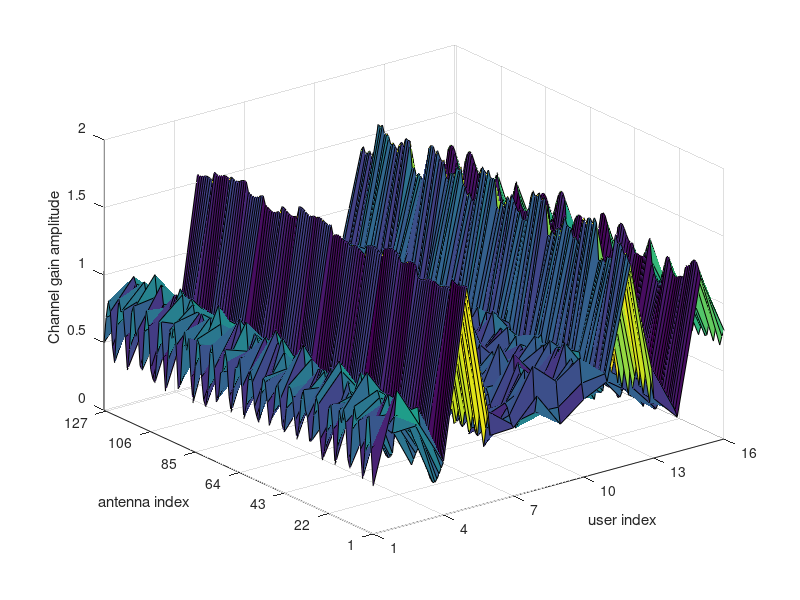
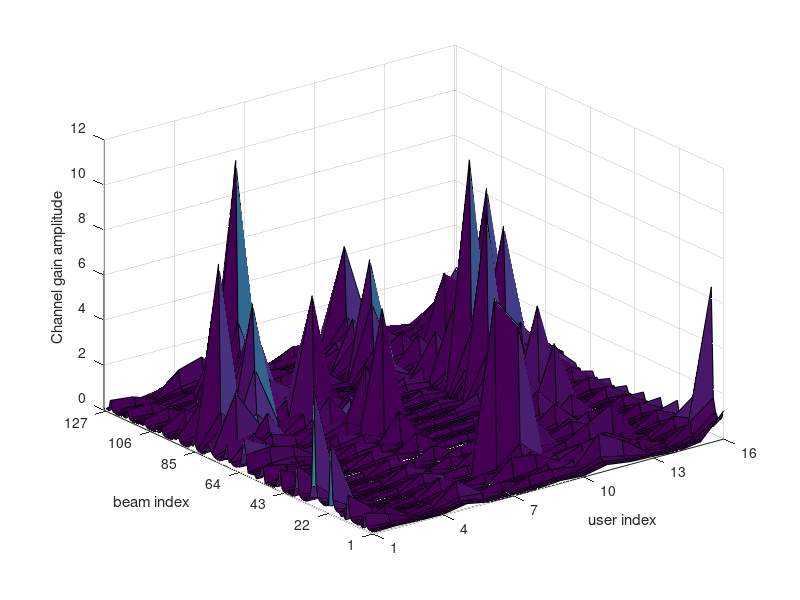
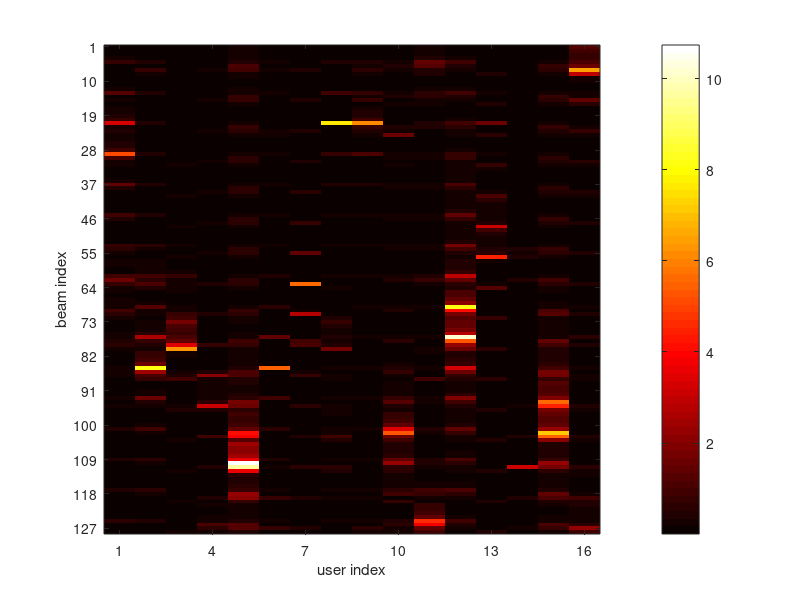
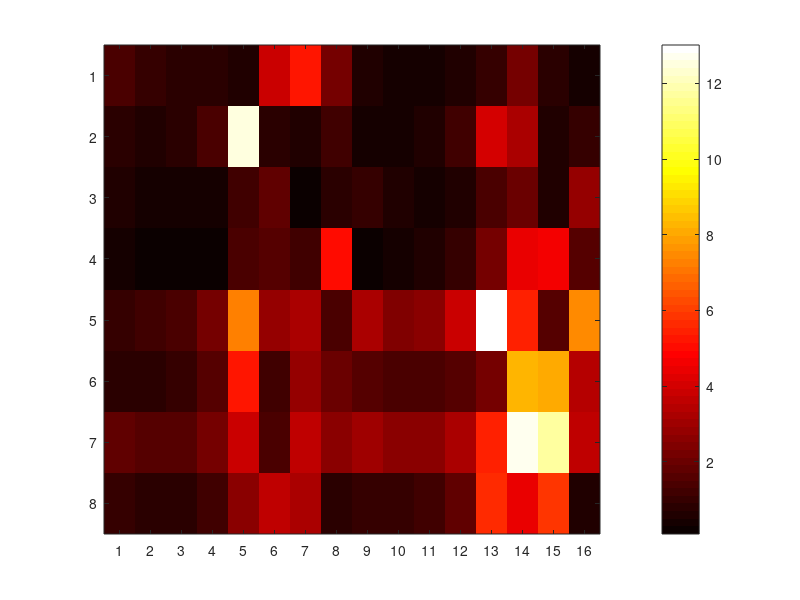

Reproduce these figures in MATLAB, in order. (Note: this script raises an error after producing the figures.)
%UPA_DLA_Beamspace
clear;close all;clc;

% parameters settings
Nx = 16;   % TX antenna nums
Ny = 8;    % TX antenna nums
K = 16;    % user nums
L = 2;     % NLOS path nums
%SNR = 30; % SNR in dB
var = [1, 0.01, 0.01]; % channel attenuation

N = Nx*Ny;
% original channel matrix
H = zeros(N, K);

% set Only LOS components
%L = 0;

for k=1:K
    % random distribution of channel parameters
    theta_a = rand(1, L+1)-0.5;      % azimuth cos(0-180)
    %theta_e = rand(1, L+1)-0.5;
    theta_e = rand(1, L+1)*(-1*0.5); % elevation cos(90-180)
    
    beta = sqrt(var/2).*(randn(1, L+1) +1i*randn(1, L+1));
    % array steering vector
    a_a = exp(-2*1i*pi*theta_a'*((0:Nx-1)-(Nx-1)/2))';
    a_e = exp(-2*1i*pi*theta_e'*((0:Ny-1)-(Ny-1)/2))';
    
    h_k = zeros(N, 1);
    for l=1:L+1
        a(:,l) = kron(a_a(:,l), a_e(:,l));
        h_k = h_k + kron(beta(:,l), a(:,l));
    end
    H(:, k) = h_k;

end

%disp(H);
%save('ori_H.mat', 'H')
figure(1);
[X, Y] = meshgrid(1:K, 1:N); % x and y in reverse
surf(X, Y, abs(H));
xlim([1,K]);
ylim([1,N]);
%axis auto;
set(gca, 'xtick', 1:3:K);
set(gca, 'ytick', 1:21:N);
xlabel('user index');
ylabel('antenna index');
zlabel('Channel gain amplitude');
%saveas(gcf,'ori_channel.eps', 'psc2');

% construct U matrix for beamspace
theta_b1 = ((1:Nx)-(Nx+1)/2)/Nx;
theta_b2 = ((1:Ny)-(Ny+1)/2)/Ny;
for n=1:Nx
    b_aa = exp(-2*1i*pi*theta_b1(n)*((0:Nx-1)-(Nx-1)/2))';
    U_a(:, n) = sqrt(1/Nx)*b_aa;
end

for n=1:Ny
    b_ae = exp(-2*1i*pi*theta_b2(n)*((0:Ny-1)-(Ny-1)/2))';
    U_e(:, n) = sqrt(1/Ny)*b_ae;
end

% beamspace channel matrix
U = kron(U_a, U_e);
H_b = U*H;


figure(2);
surf(X, Y, abs(H_b));
xlim([1,K]);
ylim([1,N]);
%axis auto;
set(gca, 'xtick', 1:3:K);
set(gca, 'ytick', 1:21:N);
xlabel('user index');
ylabel('beam index');
zlabel('Channel gain amplitude');
%saveas(gcf,'beam_channel.eps', 'psc2');

figure(3);
colormap('hot');
imagesc(abs(H_b));
colorbar;
set(gca, 'xtick', 1:3:K);
set(gca, 'ytick', 1:9:N);
xlabel('user index');
ylabel('beam index');

% Nx*Ny matrix for a UPA
c_b = sum(H_b, 2);
C_b = reshape(c_b, Nx, Ny)';

figure(4);
colormap('hot');
imagesc(abs(C_b));
colorbar;
% xlim([-0.5, 0.5]);
% ylim([-0.5, 0.5]);
set(gca, 'xtick', 1:Nx);
set(gca, 'ytick', 1:Ny);
set(gca,'XTickLabel',round(theta_b1, 1));
set(gca,'YTickLabel',round(theta_b2, 1));
xlabel('azimuth');
ylabel('elevation');
%saveas(gcf,'beam_channel.eps', 'psc2');
